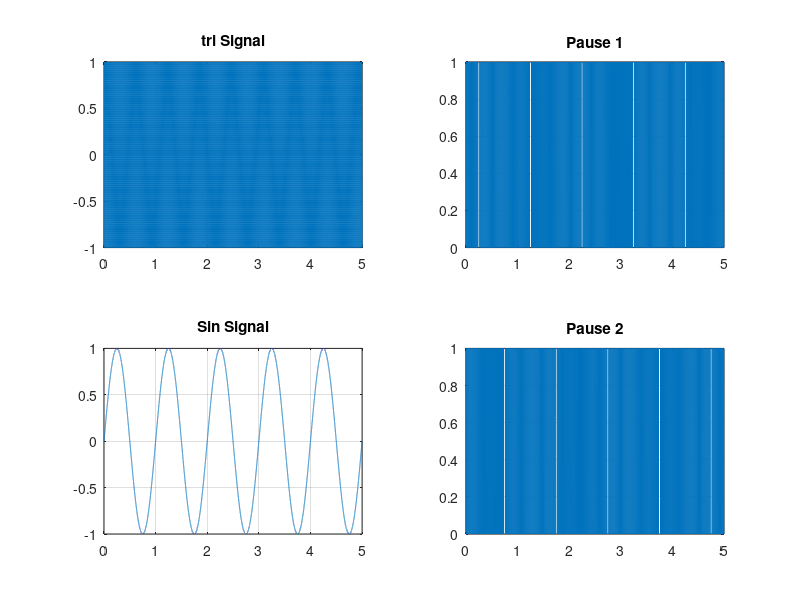
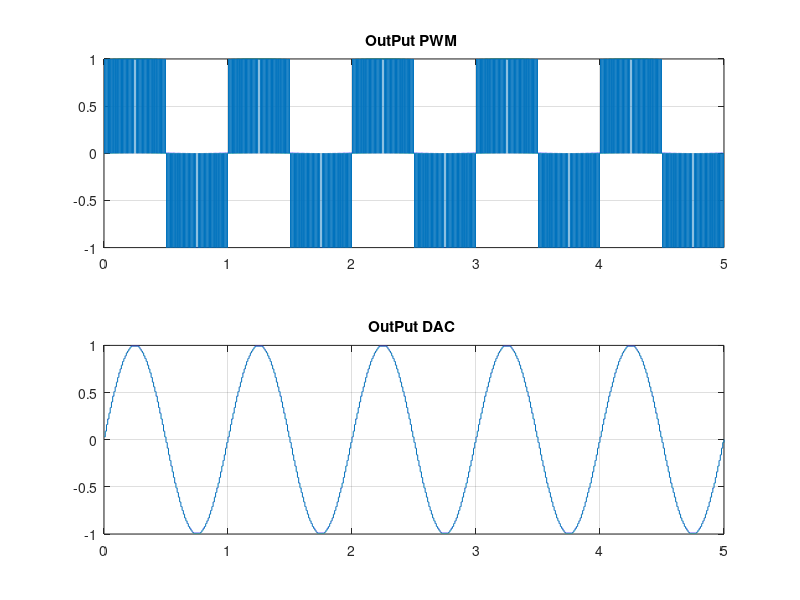

These figures' MATLAB source, in order:
xr = 5; % left side value of x
t = 0:0.0001:xr;
yi = sin(2*pi*t);% input
% ys = 6.*t.*t +3.*t+ exp(-6*t);
% fprintf('max = %d', max(ys))
yii = -yi;% inverse input
%normailze 
yt = max(yi)*sawtooth(2*pi*50*t,0.5);

s = size(t,2);
for i = 1:(s)
    if( yi(i) >= yt(i))
        yo1(i) = 1;
    else
        yo1(i) = 0;
    end  
    
    if( yii(i) >= yt(i))
        yo2(i) = 1;
    else
        yo2(i) = 0;
    end  
end
yo = yo1 - yo2;
Len = 100;%interval of average
for k = 1:(s)
    if(mod(k-1,Len)==0)%find specific point in each Len print 
    avg = 0;
    for ii = k+1:k+Len-1
        if(ii<=s)
            avg = avg + yo(ii);
        end
    end
    avg = avg/Len;
    for j =1:Len
        if(k+j-1<=s)
            yo_dac(k+j-1)=avg;
        end
    end
    end
end

figure(1)
subplot(2,2,1)
plot(t,yt)
grid
title('tri Signal');

subplot(2,2,3)
plot(t,yi)
grid
title('Sin Signal');

subplot(2,2,2)
plot(t,yo1)
grid
title('Pause 1');

subplot(2,2,4)
plot(t,yo2)
grid
title('Pause 2');

figure(2)
subplot(2,1,1)
plot(t,yo)
grid
title('OutPut PWM ');

subplot(2,1,2)
plot(t,yo_dac)
grid
title('OutPut DAC ');
% Following code is for compare each input and output in one graph
% figure(3)
% subplot(3,1,1)
% plot(t,yt)
% hold on 
% plot(t,yi)
% hold on 
% plot(t,yo1)
% hold on 
% title('F1 ');
% subplot(3,1,2)
% plot(t,yt)
% hold on 
% plot(t,yii)
% hold on 
% plot(t,yo2)
% hold on 
% title('F2 ');
% subplot(3,1,3)
% plot(t,yo)
% title('F3 ');
